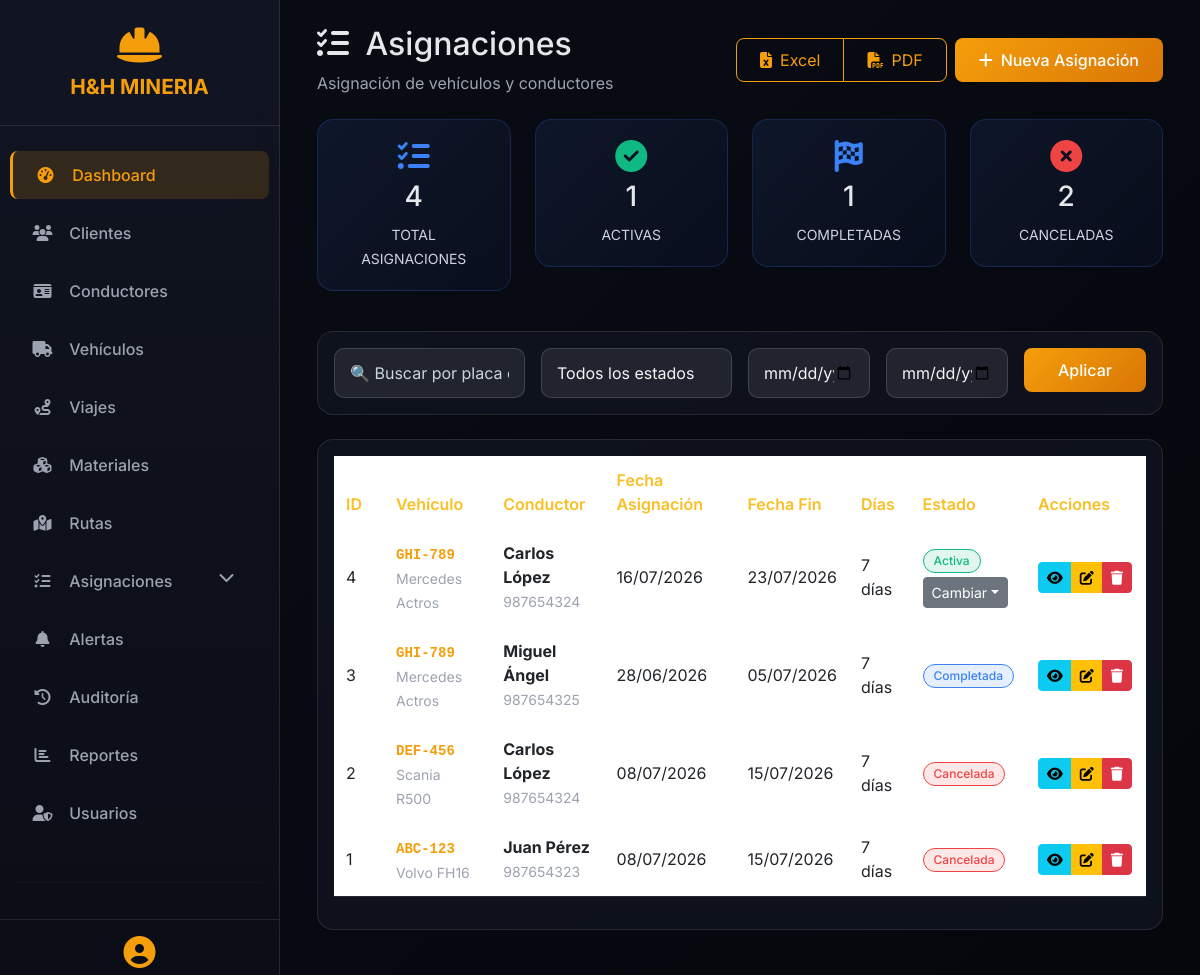
The page /modules/asignaciones/index.php (signed in) on the database its author committed.
### tables this page shows
CREATE TABLE `asignaciones` (
  `id` int(11) NOT NULL,
  `vehiculo_id` int(11) DEFAULT NULL,
  `conductor_id` int(11) DEFAULT NULL,
  `fecha_asignacion` date DEFAULT NULL,
  `fecha_fin` date DEFAULT NULL,
  `estado` enum('activa','completada','cancelada') DEFAULT 'activa',
  `created_at` timestamp NOT NULL DEFAULT current_timestamp(),
  `updated_at` timestamp NOT NULL DEFAULT current_timestamp() ON UPDATE current_timestamp(),
  `motivo` varchar(255) DEFAULT NULL,
  `observaciones` text DEFAULT NULL,
  `notificacion_enviada` tinyint(4) DEFAULT 0
);

CREATE TABLE `vehiculos` (
  `id` int(11) NOT NULL,
  `placa` varchar(10) NOT NULL,
  `marca` varchar(50) NOT NULL,
  `modelo` varchar(50) NOT NULL,
  `año` int(11) DEFAULT NULL,
  `capacidad` decimal(10,2) DEFAULT NULL,
  `estado` enum('activo','mantenimiento','inactivo') DEFAULT 'activo',
  `created_at` timestamp NOT NULL DEFAULT current_timestamp(),
  `updated_at` timestamp NOT NULL DEFAULT current_timestamp() ON UPDATE current_timestamp(),
  `numero_motor` varchar(50) DEFAULT NULL,
  `numero_chasis` varchar(50) DEFAULT NULL,
  `color` varchar(30) DEFAULT NULL,
  `soat_vencimiento` date DEFAULT NULL,
  `revision_tecnica` date DEFAULT NULL,
  `seguro_vencimiento` date DEFAULT NULL,
  `ultimo_mantenimiento` date DEFAULT NULL,
  `proximo_mantenimiento` date DEFAULT NULL,
  `kilometraje` int(11) DEFAULT 0,
  `fotos` text DEFAULT NULL,
  `observaciones` text DEFAULT NULL
);

CREATE TABLE `conductores` (
  `id` int(11) NOT NULL,
  `nombre` varchar(100) NOT NULL,
  `licencia` varchar(20) NOT NULL,
  `telefono` varchar(20) DEFAULT NULL,
  `email` varchar(100) DEFAULT NULL,
  `direccion` text DEFAULT NULL,
  `estado` enum('disponible','ocupado','vacaciones','inactivo') DEFAULT 'disponible',
  `created_at` timestamp NOT NULL DEFAULT current_timestamp(),
  `updated_at` timestamp NOT NULL DEFAULT current_timestamp() ON UPDATE current_timestamp(),
  `foto` varchar(255) DEFAULT NULL,
  `calificacion` decimal(2,1) DEFAULT 0.0,
  `puntuacion` int(11) DEFAULT 0,
  `fecha_nacimiento` date DEFAULT NULL,
  `fecha_vencimiento_licencia` date DEFAULT NULL,
  `numero_emergencia` varchar(20) DEFAULT NULL,
  `experiencia_anos` int(11) DEFAULT 0,
  `documentos` text DEFAULT NULL,
  `ultimo_servicio` date DEFAULT NULL,
  `total_viajes` int(11) DEFAULT 0,
  `total_toneladas` decimal(12,2) DEFAULT 0.00
);

### modules/asignaciones/index.php (the view, shortened to what this page needs)
<?php
$conn = getConnection();
$search = $_GET['search'] ?? '';
$fecha_desde = $_GET['fecha_desde'] ?? '';
$fecha_hasta = $_GET['fecha_hasta'] ?? '';
$query = "SELECT a.*,
          v.placa, v.marca, v.modelo,
          c.nombre as conductor_nombre, c.telefono as conductor_telefono
          FROM asignaciones a
          LEFT JOIN vehiculos v ON a.vehiculo_id = v.id
          LEFT JOIN conductores c ON a.conductor_id = c.id
          WHERE 1=1";
$params = [];
$query .= " ORDER BY a.id DESC";
$stmt = $conn->prepare($query);
$stmt->execute($params);
$asignaciones = $stmt->fetchAll(PDO::FETCH_ASSOC);
$total = count($asignaciones);
$activas = count(array_filter($asignaciones, fn($a) => $a['estado'] == 'activa'));
$completadas = count(array_filter($asignaciones, fn($a) => $a['estado'] == 'completada'));
$canceladas = count(array_filter($asignaciones, fn($a) => $a['estado'] == 'cancelada'));
?>
<?php include '../../includes/header.php'; ?>
<div class="container-fluid">
    <div class="d-flex justify-content-between align-items-center mb-4 flex-wrap gap-3">
        <div>
            <h2><i class="fas fa-tasks me-2"></i> Asignaciones</h2>
            <p class="text-muted mb-0">Asignación de vehículos y conductores</p>
        </div>
        <div class="d-flex gap-2">
            <div class="btn-group">
                <button class="btn btn-gradient-outline" id="btnExportExcel"><i class="fas fa-file-excel me-2"></i>Excel</button>
                <button class="btn btn-gradient-outline" id="btnExportPDF"><i class="fas fa-file-pdf me-2"></i>PDF</button>
            </div>
            <button class="btn btn-gradient" data-bs-toggle="modal" data-bs-target="#modalAsignacion" onclick="limpiarFormulario()">
                <i class="fas fa-plus me-2"></i>Nueva Asignación
            </button>
        </div>
    </div>
    <div class="row mb-4">
        <div class="col-md-3 mb-3">
            <div class="stat-card-asignacion">
                <i class="fas fa-tasks fa-2x mb-2" style="color: #3b82f6;"></i>
                <h3><?php echo $total; ?></h3>
                <small>TOTAL ASIGNACIONES</small>
            </div>
        </div>
        <div class="col-md-3 mb-3">
            <div class="stat-card-asignacion">
                <i class="fas fa-check-circle fa-2x mb-2" style="color: #10b981;"></i>
                <h3><?php echo $activas; ?></h3>
                <small>ACTIVAS</small>
            </div>
        </div>
        <div class="col-md-3 mb-3">
            <div class="stat-card-asignacion">
                <i class="fas fa-flag-checkered fa-2x mb-2" style="color: #3b82f6;"></i>
                <h3><?php echo $completadas; ?></h3>
                <small>COMPLETADAS</small>
            </div>
        </div>
        <div class="col-md-3 mb-3">
            <div class="stat-card-asignacion">
                <i class="fas fa-times-circle fa-2x mb-2" style="color: #ef4444;"></i>
                <h3><?php echo $canceladas; ?></h3>
                <small>CANCELADAS</small>
            </div>
        </div>
    </div>
    <div class="card-glass p-3 mb-4">
        <div class="row g-3">
            <div class="col-md-3">
                <input type="text" id="searchInput" class="form-control" placeholder="🔍 Buscar por placa o conductor..." value="<?php echo htmlspecialchars($search); ?>">
            </div>
            <div class="col-md-3">
                <select id="estadoFilter" class="form-select">
                    <option value="">Todos los estados</option>
                </select>
            </div>
            <div class="col-md-2">
                <input type="date" id="fechaDesde" class="form-control" placeholder="Desde" value="<?php echo $fecha_desde; ?>">
            </div>
            <div class="col-md-2">
                <input type="date" id="fechaHasta" class="form-control" placeholder="Hasta" value="<?php echo $fecha_hasta; ?>">
            </div>
            <div class="col-md-2">
                <button id="applyFiltersBtn" class="btn btn-gradient w-100">Aplicar</button>
            </div>
        </div>
    </div>
    <div class="card-glass p-3">
        <div class="table-responsive">
            <table class="table table-glass" id="tablaAsignaciones">
                <thead>
                    <tr>
                        <th style="width: 50px">ID</th>
                        <th>Vehículo</th>
                        <th>Conductor</th>
                        <th>Fecha Asignación</th>
                        <th>Fecha Fin</th>
                        <th>Días</th>
                        <th>Estado</th>
                        <th style="width: 120px">Acciones</th>
                    </tr>
                </thead>
                <tbody>
                    <?php if (empty($asignaciones)): ?>
                        <tr><td colspan="8" class="text-center text-muted py-4">No hay asignaciones registradas</td></tr>
                    <?php else: ?>
                        <?php foreach ($asignaciones as $a): ?>
                            <?php
                            $dias = (strtotime($a['fecha_fin']) - strtotime($a['fecha_asignacion'])) / (60 * 60 * 24);
                            ?>
                            <tr>
                                <td><?php echo $a['id']; ?></td>
                                <td>
                                    <strong class="asignacion-placa"><?php echo $a['placa']; ?></strong>
                                    <br><small><?php echo $a['marca'] . ' ' . $a['modelo']; ?></small>
                                </td>
                                <td>
                                    <strong><?php echo htmlspecialchars($a['conductor_nombre']); ?></strong>
                                    <br><small><?php echo $a['conductor_telefono']; ?></small>
                                </td>
                                <td><?php echo date('d/m/Y', strtotime($a['fecha_asignacion'])); ?></td>
                                <td>
                                    <?php echo date('d/m/Y', strtotime($a['fecha_fin'])); ?>
                                </td>
                                <td><?php echo ceil($dias); ?> días</td>
                                <td>
                                    <span class="badge estado-<?php echo $a['estado']; ?>">
                                        <?php echo ucfirst($a['estado']); ?>
                                    </span>
                                    <?php if ($a['estado'] == 'activa'): ?>
                                        <div class="dropdown mt-1">
                                            <button class="btn btn-sm btn-secondary dropdown-toggle" data-bs-toggle="dropdown">Cambiar</button>
                                        </div>
                                    <?php endif; ?>
                                </td>
                                <td>
                                    <div class="btn-group btn-group-sm">
                                        <button class="btn btn-info" onclick="verDetalle(<?php echo $a['id']; ?>)" title="Ver detalle"><i class="fas fa-eye"></i></button>
                                        <button class="btn btn-warning" onclick="editarAsignacion(<?php echo $a['id']; ?>)" title="Editar"><i class="fas fa-edit"></i></button>
                                        <button class="btn btn-danger" onclick="eliminarAsignacion(<?php echo $a['id']; ?>, '<?php echo $a['placa']; ?>')" title="Eliminar"><i class="fas fa-trash"></i></button>
                                    </div>
                                </td>
                            </tr>
                        <?php endforeach; ?>
                    <?php endif; ?>
                </tbody>
            </table>
        </div>
    </div>
</div>
<?php include '../../includes/footer.php'; ?>

### assets/css/style.css (style rules this page uses)
:root { --primary-orange: #f59e0b; --primary-orange-dark: #d97706; --primary-orange-light: #fbbf24; --bg-dark: #0a0c15; --bg-darker: #06070d; --card-bg: rgba(18, 22, 35, 0.7); --card-bg-solid: #121623; --border-color: rgba(255, 255, 255, 0.1); --text-light: #e5e7eb; --text-gray: #9ca3af; --text-muted: #6b7280; --success: #10b981; --danger: #ef4444; --warning: #f59e0b; --info: #3b82f6; }
* { margin: 0; padding: 0; box-sizing: border-box; }
body { font-family: 'Inter', sans-serif; background: linear-gradient(135deg, var(--bg-dark) 0%, var(--bg-darker) 100%); color: var(--text-light); overflow-x: hidden; min-height: 100vh; }
.card-glass { background: var(--card-bg); backdrop-filter: blur(10px); border: 1px solid var(--border-color); border-radius: 16px; transition: all 0.3s ease; margin-bottom: 20px; }
.btn-gradient { background: linear-gradient(135deg, var(--primary-orange), var(--primary-orange-dark)); color: white; border: none; border-radius: 8px; padding: 10px 24px; transition: all 0.3s ease; font-weight: 500; }
.btn-gradient-outline { background: transparent; border: 1px solid var(--primary-orange); color: var(--primary-orange); border-radius: 8px; padding: 9px 23px; transition: all 0.3s ease; }
.table-glass { background: transparent; color: var(--text-light); }
.table-glass thead { background: rgba(255, 255, 255, 0.05); }
.table-glass thead th { border-bottom: 1px solid var(--border-color); color: var(--primary-orange-light); font-weight: 600; padding: 12px; }
.table-glass tbody tr { transition: all 0.2s ease; }
.table-glass td { border-color: var(--border-color); vertical-align: middle; padding: 12px; }
.form-control, .form-select { background: rgba(255, 255, 255, 0.05); border: 1px solid var(--border-color); color: var(--text-light); border-radius: 8px; padding: 10px 15px; }
.badge { padding: 5px 10px; border-radius: 20px; font-weight: 500; }
.card-glass, .stat-card { animation: fadeIn 0.5s ease-out; }
small, .small-text { color: #cbd5e1 !important; }
.text-muted { color: #9ca3af !important; }
.card-glass small, .card-glass .text-muted { color: #cbd5e1 !important; }
.table-glass td small { color: #9ca3af !important; }
.form-control, .form-select { background: rgba(255, 255, 255, 0.08); border: 1px solid rgba(255, 255, 255, 0.15); color: #f3f4f6 !important; border-radius: 10px; padding: 12px 15px; }
.form-control::placeholder { color: #9ca3af !important; opacity: 1; }
.form-select option { background: #1f2937; color: #f3f4f6; }
.form-control::placeholder { color: #cbd5e1 !important; opacity: 1 !important; font-weight: 400; }
.form-control::placeholder, textarea.form-control::placeholder { color: #cbd5e1 !important; opacity: 1 !important; }

### modules/asignaciones/index.php (style rules this page uses)
.stat-card-asignacion { background: linear-gradient(135deg, rgba(59, 130, 246, 0.1), rgba(37, 99, 235, 0.05)); border: 1px solid rgba(59, 130, 246, 0.2); border-radius: 16px; padding: 20px; text-align: center; transition: all 0.3s; }
.estado-activa { background: #10b98120; color: #10b981; border: 1px solid #10b981; }
.estado-completada { background: #3b82f620; color: #3b82f6; border: 1px solid #3b82f6; }
.estado-cancelada { background: #ef444420; color: #ef4444; border: 1px solid #ef4444; }
.asignacion-placa { font-family: monospace; font-weight: bold; font-size: 14px; color: #f59e0b; }

### rows shown on the page
asignaciones: id "4", vehiculo.placa "GHI-789", vehiculo.marca "Mercedes", vehiculo.modelo "Actros", conductor.nombre "Carlos López", conductor.telefono "987654324", fecha_asignacion "16/07/2026", fecha_fin "23/07/2026", ceil($dias) "7", estado "Activa"
asignaciones: id "3", vehiculo.placa "GHI-789", vehiculo.marca "Mercedes", vehiculo.modelo "Actros", conductor.nombre "Miguel Ángel", conductor.telefono "987654325", fecha_asignacion "28/06/2026", fecha_fin "05/07/2026", ceil($dias) "7", estado "Completada"
asignaciones: id "2", vehiculo.placa "DEF-456", vehiculo.marca "Scania", vehiculo.modelo "R500", conductor.nombre "Carlos López", conductor.telefono "987654324", fecha_asignacion "08/07/2026", fecha_fin "15/07/2026", ceil($dias) "7", estado "Cancelada"
asignaciones: id "1", vehiculo.placa "ABC-123", vehiculo.marca "Volvo", vehiculo.modelo "FH16", conductor.nombre "Juan Pérez", conductor.telefono "987654323", fecha_asignacion "08/07/2026", fecha_fin "15/07/2026", ceil($dias) "7", estado "Cancelada"

### other values the page prints
$total "4"
$activas "1"
$completadas "1"
$canceladas "2"
